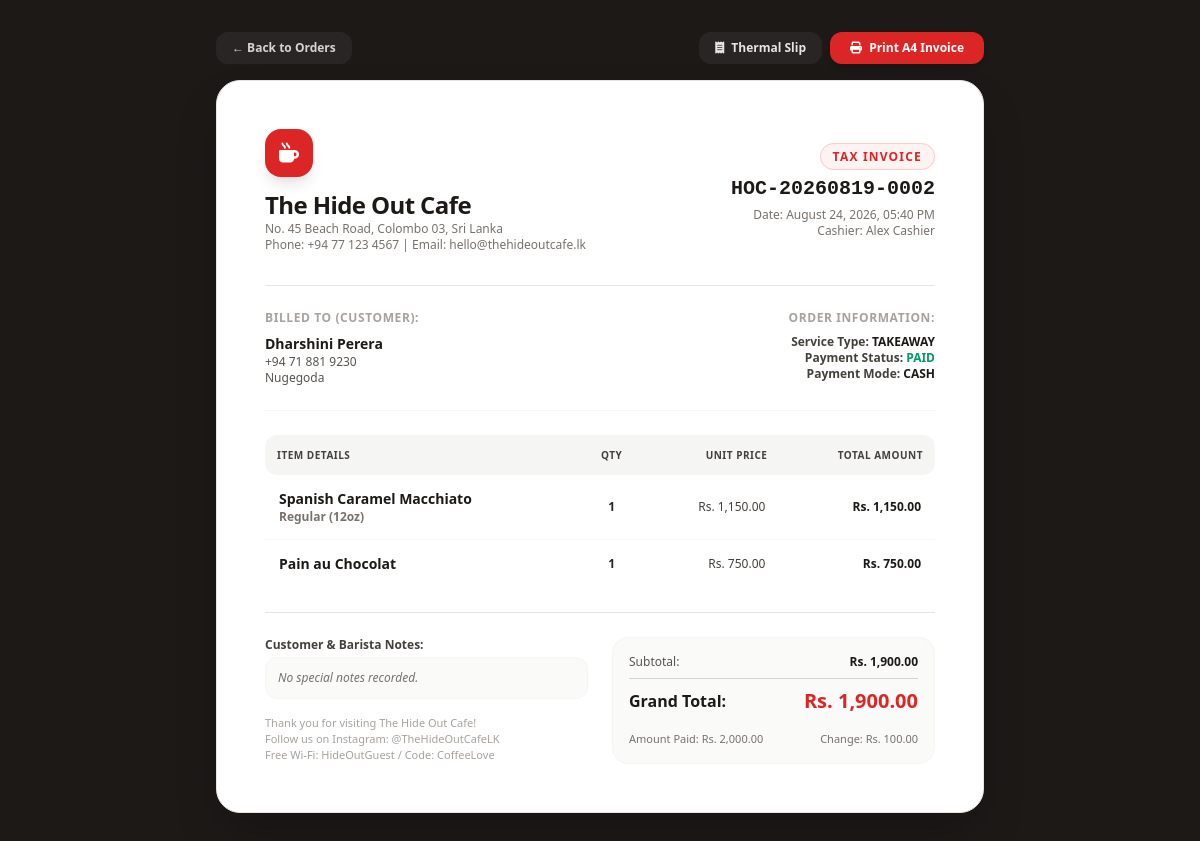
Page /order_view.php?id=2 (signed in) on the committed database.
### tables this page shows
CREATE TABLE `orders` (
  `id` INT AUTO_INCREMENT PRIMARY KEY,
  `invoice_no` VARCHAR(50) NOT NULL UNIQUE,
  `order_type` ENUM('dine_in', 'takeaway', 'delivery') NOT NULL DEFAULT 'dine_in',
  `table_id` INT NULL,
  `customer_id` INT NULL,
  `user_id` INT NOT NULL,
  `subtotal` DECIMAL(10,2) NOT NULL DEFAULT 0.00,
  `discount_amount` DECIMAL(10,2) NOT NULL DEFAULT 0.00,
  `discount_percent` DECIMAL(5,2) NOT NULL DEFAULT 0.00,
  `tax_amount` DECIMAL(10,2) NOT NULL DEFAULT 0.00,
  `service_charge` DECIMAL(10,2) NOT NULL DEFAULT 0.00,
  `grand_total` DECIMAL(10,2) NOT NULL DEFAULT 0.00,
  `paid_amount` DECIMAL(10,2) NOT NULL DEFAULT 0.00,
  `change_amount` DECIMAL(10,2) NOT NULL DEFAULT 0.00,
  `payment_method` ENUM('cash', 'card', 'upi', 'split') NOT NULL DEFAULT 'cash',
  `payment_status` ENUM('paid', 'unpaid', 'refunded') NOT NULL DEFAULT 'paid',
  `order_status` ENUM('pending', 'preparing', 'ready', 'completed', 'cancelled') NOT NULL DEFAULT 'completed',
  `notes` TEXT NULL,
  `created_at` TIMESTAMP DEFAULT CURRENT_TIMESTAMP,
  FOREIGN KEY (`table_id`) REFERENCES `tables`(`id`) ON DELETE SET NULL,
  FOREIGN KEY (`customer_id`) REFERENCES `customers`(`id`) ON DELETE SET NULL,
  FOREIGN KEY (`user_id`) REFERENCES `users`(`id`)
);

CREATE TABLE `users` (
  `id` INT AUTO_INCREMENT PRIMARY KEY,
  `name` VARCHAR(100) NOT NULL,
  `email` VARCHAR(100) NOT NULL UNIQUE,
  `password` VARCHAR(255) NOT NULL,
  `role` ENUM('admin', 'manager', 'cashier') NOT NULL DEFAULT 'cashier',
  `phone` VARCHAR(20) NULL,
  `status` ENUM('active', 'inactive') NOT NULL DEFAULT 'active',
  `created_at` TIMESTAMP DEFAULT CURRENT_TIMESTAMP
);

CREATE TABLE `customers` (
  `id` INT AUTO_INCREMENT PRIMARY KEY,
  `name` VARCHAR(100) NOT NULL,
  `phone` VARCHAR(25) NOT NULL UNIQUE,
  `email` VARCHAR(100) NULL,
  `address` TEXT NULL,
  `loyalty_points` DECIMAL(10,2) NOT NULL DEFAULT 0.00,
  `total_spent` DECIMAL(10,2) NOT NULL DEFAULT 0.00,
  `notes` TEXT NULL,
  `created_at` TIMESTAMP DEFAULT CURRENT_TIMESTAMP
);

CREATE TABLE `order_items` (
  `id` INT AUTO_INCREMENT PRIMARY KEY,
  `order_id` INT NOT NULL,
  `product_id` INT NOT NULL,
  `product_name` VARCHAR(150) NOT NULL,
  `variant_name` VARCHAR(50) NULL,
  `unit_price` DECIMAL(10,2) NOT NULL DEFAULT 0.00,
  `quantity` INT NOT NULL DEFAULT 1,
  `subtotal` DECIMAL(10,2) NOT NULL DEFAULT 0.00,
  `modifiers_json` TEXT NULL,
  `notes` VARCHAR(255) NULL,
  FOREIGN KEY (`order_id`) REFERENCES `orders`(`id`) ON DELETE CASCADE,
  FOREIGN KEY (`product_id`) REFERENCES `products`(`id`)
);

### config/database.php (called while the page is built, shortened)
<?php
class Database {
    private static ?Database $instance = null;
    private ?PDO $conn = null;
    private function __construct() {
        $dsn = "mysql:host=" . DB_HOST . ";port=" . DB_PORT . ";dbname=" . DB_NAME . ";charset=" . DB_CHARSET;
        $options = [
            PDO::ATTR_ERRMODE            => PDO::ERRMODE_EXCEPTION,
            PDO::ATTR_DEFAULT_FETCH_MODE => PDO::FETCH_ASSOC,
            PDO::ATTR_EMULATE_PREPARES   => false,
            PDO::MYSQL_ATTR_INIT_COMMAND => "SET NAMES " . DB_CHARSET
        ];
        try {
            $this->conn = new PDO($dsn, DB_USER, DB_PASS, $options);
        } catch (PDOException $e) {
            if ($e->getCode() == 1049) {
                die("<h3>Database Error:</h3><p>Database <code>" . DB_NAME . "</code> does not exist. Please import <code>database/database.sql</code> into MySQL first.</p>");
            }
            die("<h3>Database Connection Failed:</h3><p>" . htmlspecialchars($e->getMessage()) . "</p>");
        }
    }
    public static function getInstance(): Database {
        if (self::$instance === null) {
            self::$instance = new self();
        }
        return self::$instance;
    }
    public function fetchAll(string $sql, array $params = []): array {
        $stmt = $this->conn->prepare($sql);
        $stmt->execute($params);
        return $stmt->fetchAll();
    }
    public function fetchOne(string $sql, array $params = []) {
        $stmt = $this->conn->prepare($sql);
        $stmt->execute($params);
        $result = $stmt->fetch();
        return $result ?: null;
    }
}
function db(): Database {
    return Database::getInstance();
}

### config/functions.php (called while the page is built, shortened)
<?php
require_once __DIR__ . '/database.php';
function e(?string $string): string {
    return htmlspecialchars($string ?? '', ENT_QUOTES, 'UTF-8');
}
function getSettings(?string $key = null) {
    static $settings = null;
    if ($settings === null) {
        try {
            $rows = db()->fetchAll("SELECT setting_key, setting_value FROM settings");
            $settings = [];
            foreach ($rows as $row) {
                $settings[$row['setting_key']] = $row['setting_value'];
            }
        } catch (Exception $e) {
            $settings = [
                'cafe_name' => 'The Hide Out Cafe',
                'cafe_tagline' => 'Artisan Coffee & Bistro - Sri Lanka',
                'cafe_phone' => '+94 77 123 4567',
                'cafe_email' => 'hello@thehideoutcafe.lk',
                'cafe_address' => 'No. 45 Beach Road, Colombo 03, Sri Lanka',
                'currency_symbol' => 'Rs.',
                'currency_code' => 'LKR',
                'tax_rate' => '0.00',
                'service_charge' => '0.00',
                'receipt_header' => "THE HIDE OUT CAFE\nSpecialty Coffee & Kitchen\nColombo, Sri Lanka",
                'receipt_footer' => "Thank you for visiting The Hide Out Cafe!\nFollow us on Instagram @TheHideOutCafeLK\nFree Wi-Fi: HideOutGuest / Pass: CoffeeTime",
                'invoice_prefix' => 'HOC-',
                'enable_loyalty' => '1',
                'points_per_dollar' => '1'
            ];
        }
    }
    return $settings;
}

### order_view.php (the view, shortened to what this page needs)
<?php
require_once __DIR__ . '/config/functions.php';
$orderId = !empty($_GET['id']) ? (int)$_GET['id'] : 0;
$settings = getSettings();
$currency = $settings['currency_symbol'] ?? 'Rs.';
$orderOwnerFilter = '';
$orderParams = [':id' => $orderId];
$order = db()->fetchOne(
    "SELECT o.*, t.name as table_name, u.name as cashier_name, c.name as customer_name, c.phone as customer_phone, c.address as customer_address
     FROM orders o
     LEFT JOIN tables t ON o.table_id = t.id
     LEFT JOIN users u ON o.user_id = u.id
     LEFT JOIN customers c ON o.customer_id = c.id
     WHERE o.id = :id$orderOwnerFilter",
    $orderParams
);
$items = db()->fetchAll("SELECT * FROM order_items WHERE order_id = :id", [':id' => $orderId]);
?>
<!DOCTYPE html>
<html lang="en">
<head>
    <script src="https://cdn.tailwindcss.com"></script>
    <link rel="stylesheet" href="https://cdnjs.cloudflare.com/ajax/libs/font-awesome/6.5.1/css/all.min.css">
</head>
<body class="bg-stone-900 text-stone-800 p-4 sm:p-8 min-h-screen flex flex-col items-center justify-center">
    <div class="max-w-3xl w-full flex items-center justify-between mb-4 no-print">
        <a href="<?= BASE_URL ?>/orders.php" class="px-4 py-2 bg-stone-800 text-stone-300 font-bold rounded-xl text-xs hover:bg-stone-700 transition">
            &larr; Back to Orders
        </a>
        <div class="flex gap-2">
            <a href="<?= BASE_URL ?>/print_receipt.php?id=<?= $order['id'] ?>" target="_blank" class="px-4 py-2 bg-stone-800 hover:bg-stone-700 text-stone-200 font-bold rounded-xl text-xs transition">
                <i class="fa-solid fa-receipt mr-1"></i> Thermal Slip
            </a>
            <button onclick="window.print()" class="px-5 py-2 bg-red-600 hover:bg-red-500 text-white font-bold rounded-xl text-xs shadow-md transition">
                <i class="fa-solid fa-print mr-1"></i> Print A4 Invoice
            </button>
        </div>
    </div>
    <div class="max-w-3xl w-full bg-white rounded-3xl p-8 sm:p-12 shadow-2xl border border-stone-200 text-stone-900">
        <div class="flex flex-col sm:flex-row sm:items-center justify-between gap-6 pb-8 border-b border-stone-200">
            <div>
                <div class="w-12 h-12 rounded-2xl bg-red-600 text-white flex items-center justify-center text-xl shadow-lg mb-3">
                    <i class="fa-solid fa-mug-hot"></i>
                </div>
                <h1 class="text-2xl font-black tracking-tight text-stone-900"><?= e($settings['cafe_name'] ?? 'The Hide Out Cafe') ?></h1>
                <p class="text-xs text-stone-500 font-medium"><?= e($settings['cafe_address'] ?? 'Colombo, Sri Lanka') ?></p>
                <p class="text-xs text-stone-500">Phone: <?= e($settings['cafe_phone'] ?? '') ?> | Email: <?= e($settings['cafe_email'] ?? '') ?></p>
            </div>
            <div class="sm:text-right">
                <span class="text-xs font-black uppercase tracking-widest text-red-600 bg-red-50 px-3 py-1 rounded-full border border-red-200">Tax Invoice</span>
                <h2 class="text-xl font-black text-stone-900 mt-2 font-mono"><?= e($order['invoice_no']) ?></h2>
                <p class="text-xs text-stone-500 mt-1">Date: <?= date('F j, Y, h:i A', strtotime($order['created_at'])) ?></p>
                <p class="text-xs text-stone-500">Cashier: <?= e($order['cashier_name'] ?? 'Staff') ?></p>
            </div>
        </div>
        <div class="grid grid-cols-1 sm:grid-cols-2 gap-6 py-6 border-b border-stone-100 text-xs">
            <div>
                <h4 class="font-black uppercase tracking-wider text-stone-400 mb-2">Billed To (Customer):</h4>
                <p class="font-bold text-stone-900 text-sm"><?= e($order['customer_name'] ?? 'Walk-in Customer') ?></p>
                <p class="text-stone-600"><?= e($order['customer_phone'] ?? '') ?></p>
                <p class="text-stone-600"><?= e($order['customer_address'] ?? '') ?></p>
            </div>
            <div class="sm:text-right">
                <h4 class="font-black uppercase tracking-wider text-stone-400 mb-2">Order Information:</h4>
                <p><span class="font-bold text-stone-700">Service Type:</span> <span class="font-black uppercase text-stone-900"><?= e(str_replace('_', ' ', $order['order_type'])) ?></span></p>
                <p><span class="font-bold text-stone-700">Payment Status:</span> <span class="font-bold uppercase text-emerald-600"><?= e($order['payment_status']) ?></span></p>
                <p><span class="font-bold text-stone-700">Payment Mode:</span> <span class="font-bold uppercase text-stone-900"><?= e($order['payment_method']) ?></span></p>
            </div>
        </div>
        <div class="py-6">
            <table class="w-full text-xs text-left">
                <thead class="bg-stone-100 text-stone-700 font-bold uppercase text-[10px] tracking-wider rounded-xl">
                    <tr>
                        <th class="p-3 rounded-l-xl">Item Details</th>
                        <th class="p-3 text-center">Qty</th>
                        <th class="p-3 text-right">Unit Price</th>
                        <th class="p-3 text-right rounded-r-xl">Total Amount</th>
                    </tr>
                </thead>
                <tbody class="divide-y divide-stone-100">
                    <?php foreach ($items as $it): ?>
                    <tr>
                        <td class="p-3.5">
                            <span class="font-bold text-stone-900 text-sm"><?= e($it['product_name']) ?></span>
                            <?php if (!empty($it['variant_name'])): ?>
                                <span class="block text-xs text-stone-500 font-semibold"><?= e($it['variant_name']) ?></span>
                            <?php endif; ?>
                        </td>
                        <td class="p-3.5 text-center font-bold text-stone-800"><?= (int)$it['quantity'] ?></td>
                        <td class="p-3.5 text-right font-medium text-stone-700"><?= $currency ?> <?= number_format($it['unit_price'], 2) ?></td>
                        <td class="p-3.5 text-right font-black text-stone-900"><?= $currency ?> <?= number_format($it['subtotal'], 2) ?></td>
                    </tr>
                    <?php endforeach; ?>
                </tbody>
            </table>
        </div>
        <div class="grid grid-cols-1 sm:grid-cols-2 gap-6 pt-6 border-t border-stone-200 text-xs">
            <div>
                <h4 class="font-bold text-stone-700 mb-1">Customer & Barista Notes:</h4>
                <p class="text-stone-500 italic bg-stone-50 p-3 rounded-xl border border-stone-100">
                    <?= !empty($order['notes']) ? e($order['notes']) : 'No special notes recorded.' ?>
                </p>
                <div class="mt-4 text-[11px] text-stone-400">
                    <?= nl2br(e($settings['receipt_footer'] ?? '')) ?>
                </div>
            </div>
            <div class="space-y-2 bg-stone-50 p-4 rounded-2xl border border-stone-100">
                <div class="flex justify-between text-stone-600">
                    <span>Subtotal:</span>
                    <span class="font-bold text-stone-900"><?= $currency ?> <?= number_format($order['subtotal'], 2) ?></span>
                </div>
                <div class="border-t border-stone-300 pt-2 flex justify-between items-center text-base font-black text-stone-900">
                    <span>Grand Total:</span>
                    <span class="text-xl text-red-600"><?= $currency ?> <?= number_format($order['grand_total'], 2) ?></span>
                </div>
                <div class="pt-2 text-[11px] text-stone-500 flex justify-between">
                    <span>Amount Paid: <?= $currency ?> <?= number_format($order['paid_amount'], 2) ?></span>
                    <span>Change: <?= $currency ?> <?= number_format($order['change_amount'], 2) ?></span>
                </div>
            </div>
        </div>
    </div>
</body>
</html>

### rows in the picture
orders: invoice_no "HOC-20260819-0002", created_at "August 24, 2026, 05:40 PM", user.name "Alex Cashier", customer.name "Dharshini Perera", customer.phone "+94 71 881 9230", customer.address "Nugegoda", order_type "TAKEAWAY", payment_status "PAID", payment_method "CASH", subtotal "1,900.00", grand_total "1,900.00", paid_amount "2,000.00", change_amount "100.00"
order_items: product_name "Spanish Caramel Macchiato", variant_name "Regular (12oz)", quantity "1", unit_price "1,150.00", subtotal "1,150.00"
order_items: product_name "Pain au Chocolat", quantity "1", unit_price "750.00", subtotal "750.00"

### other values in the picture
$settings['cafe_name'] "The Hide Out Cafe"
$settings['cafe_address'] "No. 45 Beach Road, Colombo 03, Sri Lanka"
$settings['cafe_phone'] "+94 77 123 4567"
$settings['cafe_email'] "hello@thehideoutcafe.lk"
$settings['receipt_footer'] "Thank you for visiting The Hide Out Cafe! Follow us on Instagram: @TheHideOutCafeLK Free Wi-Fi: HideOutGuest / Code: CoffeeLove"
$currency "Rs."
